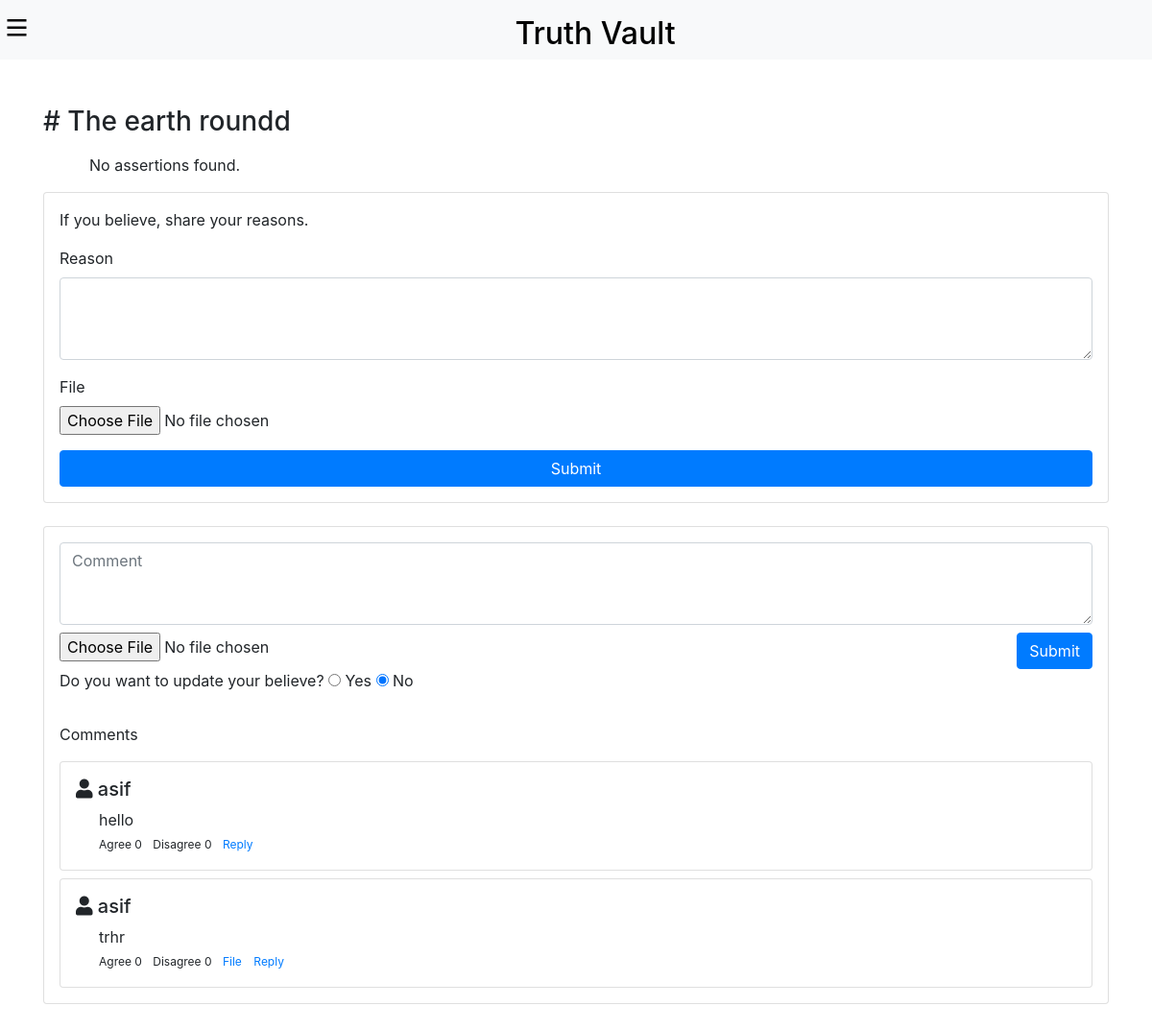
The app's page /reasons/26/, older data.
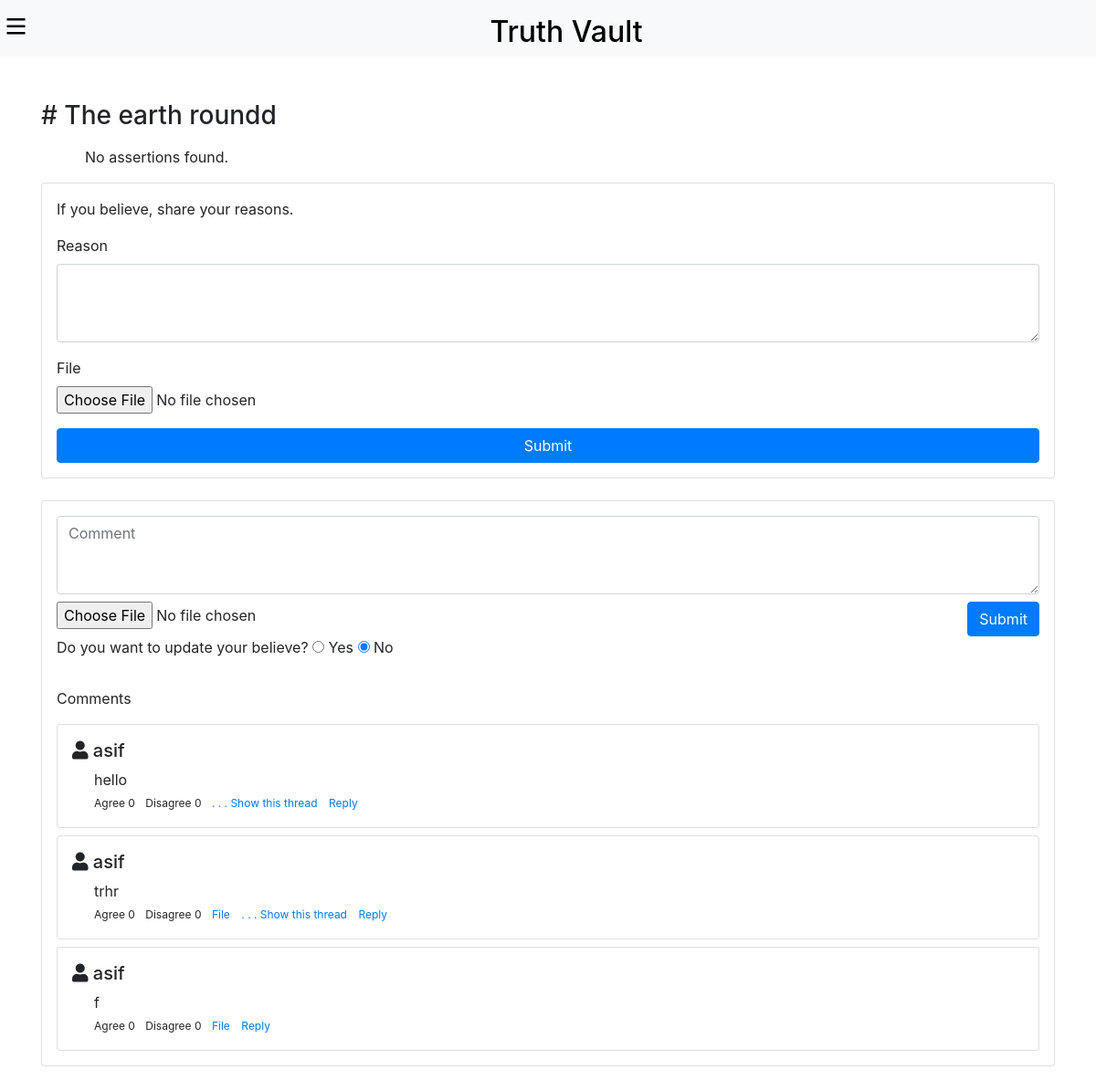
The same page, newer data.
### truthlist/models.py (models this page shows, shortened)
class Comment(models.Model):
    user = models.ForeignKey(User, on_delete=models.CASCADE)
    question = models.ForeignKey(Question, on_delete=models.CASCADE)
    comment = models.TextField()
    file = models.FileField(upload_to='comments/', null=True, blank=True)
    date = models.DateTimeField(auto_now_add=True)
    liked_users = models.ManyToManyField(User, related_name='liked_comments', blank=True)
    disliked_users = models.ManyToManyField(User, related_name='disliked_comments', blank=True)
    def replies(self):
        return Reply.objects.filter(comment=self)

### truthlist/views.py (the view, shortened to what this page needs)
# urls.py: path('reasons/<int:id>/', views.reasons, name='reasons'),
def reasons(request, id):
    question = Question.objects.get(id=id)
    all_reasons = Reason.objects.filter(question=question)
    all_comments = Comment.objects.filter(question=question)
    return render(request, 'truthlist/reasons.html', {'question': question, 'reasons': all_reasons, 'comments': all_comments})

### truthlist/templates/truthlist/reasons.html (shortened to what the changed rows need)
{% extends 'truthlist/base.html' %}
{% load static %}
{% block content %}
<div class="container mt-5">
    <h3># {{question.question}}</h1>
    <div class="mt-4 card p-3 mb-5">
        <div id="comment-section">
            <div id="comment-list">
                {% for comment in comments %}
                    <div id="comment-{{comment.id}}" class="card p-3 mt-2 comment">
                        <div class="d-flex justify-content-between">
                            <h5>
                                <i class="fas fa-user"></i>
                                {{comment.user.username}}
                            </h5>
                        </div>
                        <div class="ml-4">
                            <p class="mb-0">{{ comment.comment }}</p>
                            <span style="font-size: 12px;">
                                {% if request.user in comment.liked_users.all %}
                                    <span id="remove-like-comment-{{comment.id}}" onclick="removeLikeComment({{comment.id}})" style="cursor: pointer;" class="text-success">Agree</span>
                                    <span id="like-comment-{{comment.id}}" onclick="likeComment({{comment.id}})" style="cursor: pointer;" class="d-none">Agree</span>
                                {% else %}
                                    <span id="like-comment-{{comment.id}}" onclick="likeComment({{comment.id}})" style="cursor: pointer;" class="">Agree</span>
                                {% endif %}
                                <span id="count-like-comment-{{comment.id}}" class="mr-2">{{ comment.liked_users.count }}</span>
                                {% if request.user in comment.disliked_users.all %}
                                    <span id="remove-dislike-comment-{{comment.id}}" onclick="removeDislikeComment({{comment.id}})" style="cursor: pointer;" class=" text-danger">Disagree</span>
                                    <span id="dislike-comment-{{comment.id}}" onclick="dislikeComment({{comment.id}})" style="cursor: pointer;" class="d-none">Disagree</span>
                                {% else %}
                                    <span id="dislike-comment-{{comment.id}}" onclick="dislikeComment({{comment.id}})" style="cursor: pointer;"  class="">Disagree</span>
                                {% endif %}
                                <span id="count-dislike-comment-{{comment.id}}" class="mr-2">{{ comment.disliked_users.count }}</span>
                            </span>
                            {% if comment.file %}
                                <a style="font-size: 12px;" href="{{ comment.file.url }}" class="mr-2" target="_blank">File</a>
                            {% endif %}
                            {% if comment.replies %}
                                <span id="show-this-thread-{{comment.id}}" onclick="showThisThread({{comment.id}})" style="font-size: 12px; cursor: pointer;" class="text-primary mr-2" >. . . Show this thread</span>
                            {% endif %}
                            <span id="first-reply-btn" onclick="showReplyBox({{comment.id}})" style="font-size: 12px; cursor: pointer;" class="text-primary" >Reply</span>
                        </div>
                    </div>
                {% endfor %}
            </div>
        </div>
    </div>
</div>
{% endblock %}

Row changes from the older to the newer data that the page shows:
shown differently, row unchanged: Comment "hello": now shows ". . . Show this thread"
shown differently, row unchanged: Comment "trhr": now shows ". . . Show this thread"
added Comment: user.username "asif", comment "f", liked_users.count "0", disliked_users.count "0"
